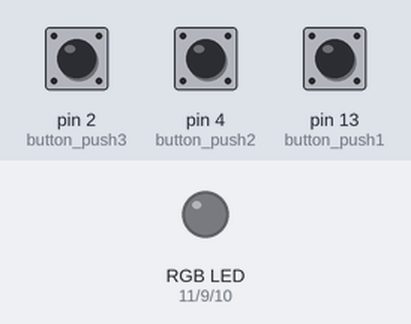
Bench run of a sketch on a simulated Arduino Uno, built with avr-gcc and run on an emulated ATmega328P. Parts: an RGB LED mixed from three pins (HIGH = lit). The test bench sets the inputs (shaded band); at power-on: pin 2 (button_push3) HIGH, pin 4 (button_push2) HIGH, pin 13 (button_push1) HIGH. What the sketch prints to the serial monitor is not drawn.

Above: at 1.2 s.
1.3 s: pin 2 (button_push3) pulled LOW for 0.15 s
At 2.5 s:
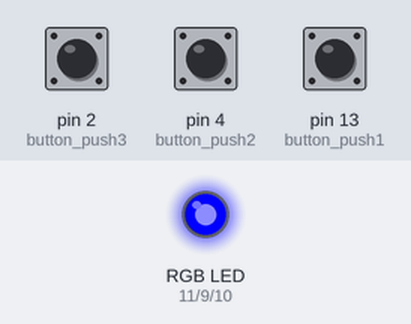
2.9 s: pin 4 (button_push2) pulled LOW for 0.15 s
At 3.9 s:
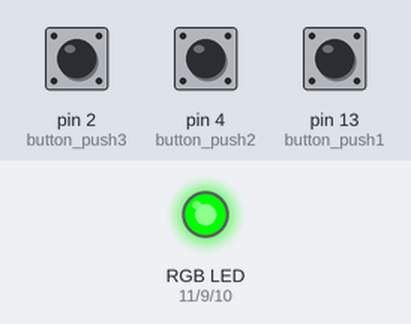
4.5 s: pin 13 (button_push1) pulled LOW for 0.15 s
At 4.8 s:
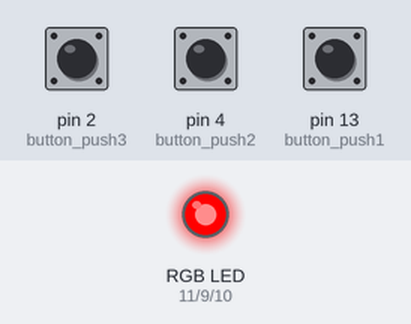
6.1 s: pin 2 (button_push3) pulled LOW for 1 s
At 7.3 s:
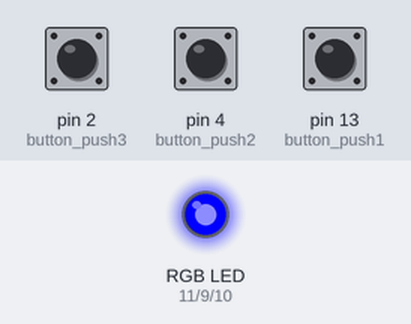
8.6 s: pin 4 (button_push2) pulled LOW for 1 s
At 9.2 s:
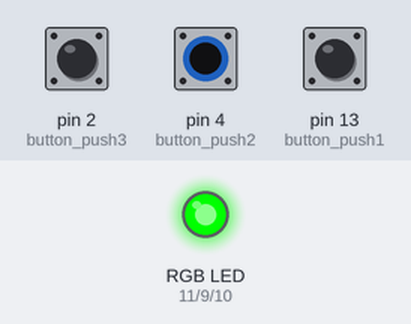
Timing chart, 0 to 11.6 s (numbered marks = the images above; inputs shaded):
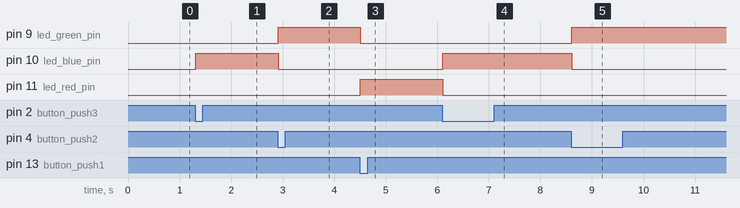

The sketch:

Push_Button_3_-RGB_LED.ino
```cpp
int led_red_pin = 11;
int led_green_pin = 9;
int led_blue_pin = 10;
int button_push1 = 13;
int button_push2 = 4;
int button_push3 = 2;

void setup() {
  Serial.begin(9600);
  pinMode(led_red_pin, OUTPUT);
  pinMode(led_green_pin, OUTPUT);
  pinMode(led_blue_pin, OUTPUT);
  pinMode(button_push1, INPUT_PULLUP);
  pinMode(button_push2, INPUT_PULLUP);
  pinMode(button_push3, INPUT_PULLUP);
}

void loop() {
  int readValue1 = digitalRead(button_push1);
  int readValue2 = digitalRead(button_push2);
  int readValue3 = digitalRead(button_push3);
  Serial.println(readValue1);
  Serial.println(readValue2);
  Serial.println(readValue3);

  if (readValue1 == LOW)
    RGB_Color(255, 0, 0);
  else if (readValue2 == LOW)
    RGB_Color(0, 255, 0);
  else if (readValue3 == LOW)
    RGB_Color(0, 0, 255);
}

void RGB_Color(int led_red_val, int led_green_val, int led_blue_val) {
  analogWrite(led_red_pin, led_red_val);
  analogWrite(led_green_pin, led_green_val);
  analogWrite(led_blue_pin, led_blue_val);
}
```

Measured:
- after the input at 1.3 s, pin 10 (led_blue_pin): LOW → HIGH at once
- after the input at 2.9 s, pin 9 (led_green_pin): LOW → HIGH at once; pin 10 (led_blue_pin): HIGH → LOW at once
- after the input at 4.5 s, pin 9 (led_green_pin): HIGH → LOW at once; pin 11 (led_red_pin): LOW → HIGH at once
- after the input at 6.1 s, pin 10 (led_blue_pin): LOW → HIGH at once; pin 11 (led_red_pin): HIGH → LOW at once
- after the input at 8.6 s, pin 9 (led_green_pin): LOW → HIGH at once; pin 10 (led_blue_pin): HIGH → LOW at once
